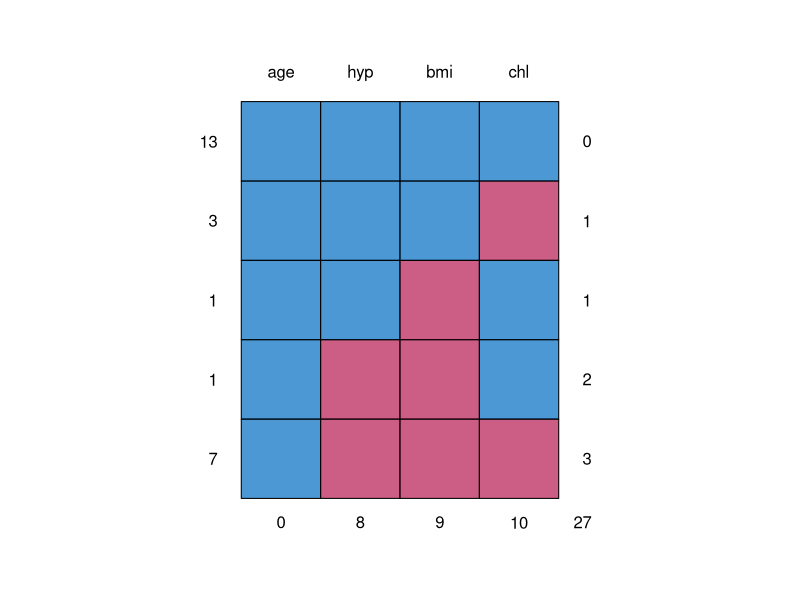
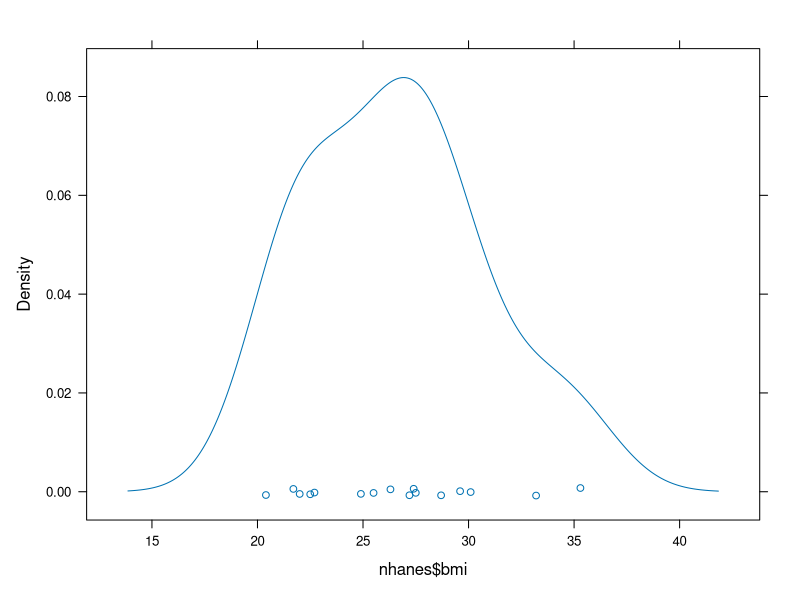
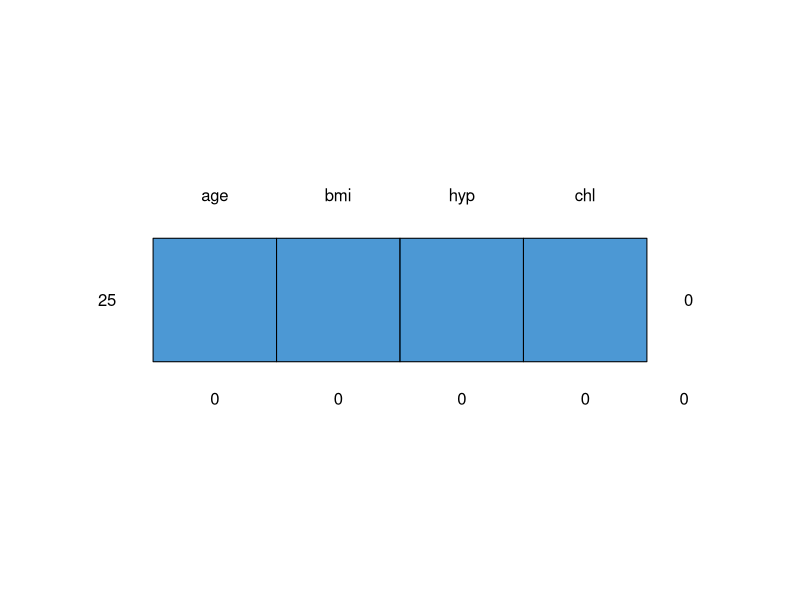

Here is the R script that generated these plots, in order:
# MIMP Session B: Practical 1
set.seed(123)
library(mice)

# 4. Inspect the missing data pattern
md.pattern(nhanes) #get red and blue squares with variables on x axis and nr of times the pattern occurs on y axis

# 5. Regression
fit <- with(nhanes, lm(age ~ bmi)) #use with to apply function to multiple objects
summary(fit)

# 6. Mean imp
imp <- mice(nhanes, method = "mean", m = 1, maxit = 1) #impute mean once

# 7. Evaluate
complete(imp) #see first imputed data set
colMeans(nhanes, na.rm = TRUE) #check variable means again
fit <- with(imp, lm(age ~ bmi))
summary(fit) #nothing much changed
densityplot(nhanes$bmi) #there is more weight at the mean than in the plot now

# 8. Regression imp = impute the conditional mean 
imp <- mice(nhanes, method = "norm.predict", m = 1, maxit = 1) #single regression imp 

# 9. Eval
complete(imp)
fit <- with(imp, lm(age ~ bmi))
summary(fit) #there is stat sig now!

# 10. stoch regr = regr with added error term
imp <- mice(nhanes, method = "norm.nob", m = 1, maxit = 1)

# 11. Eval
complete(imp)
fit <- with(imp, lm(age ~ bmi))
summary(fit) #again not sig!

# 12. Check using set.seed argument
imp <- mice(nhanes, method = "norm.nob", m = 1, maxit = 1, seed = 123)
fit <- with(imp, lm(age ~ bmi))
summary(fit) #same!

# 13. MI
imp <- mice(nhanes) # perform default multiple imp: m=5, print = T
imp #look at imp summary
attributes(imp) # class = mids = multiply imputed data set 
imp$data # original data
imp$imp # imputations

# 14. Look at completed data
c3 <- complete(imp, 3) 
md.pattern(c3) # it is indeed complete
c.long <- complete(imp, "long") # export imputed data under each other 
c.broad <- complete(imp, "broad") # export next to each other
